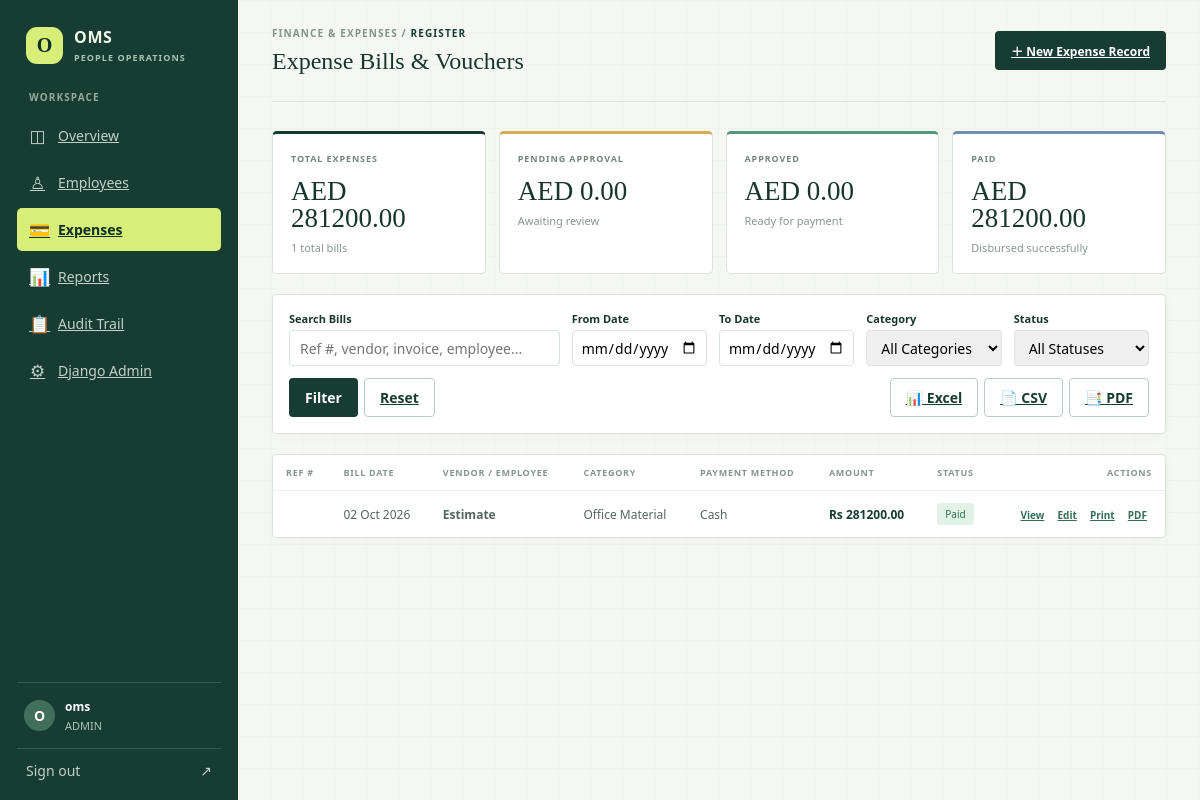
The app's page /expenses/ (signed in), older data.
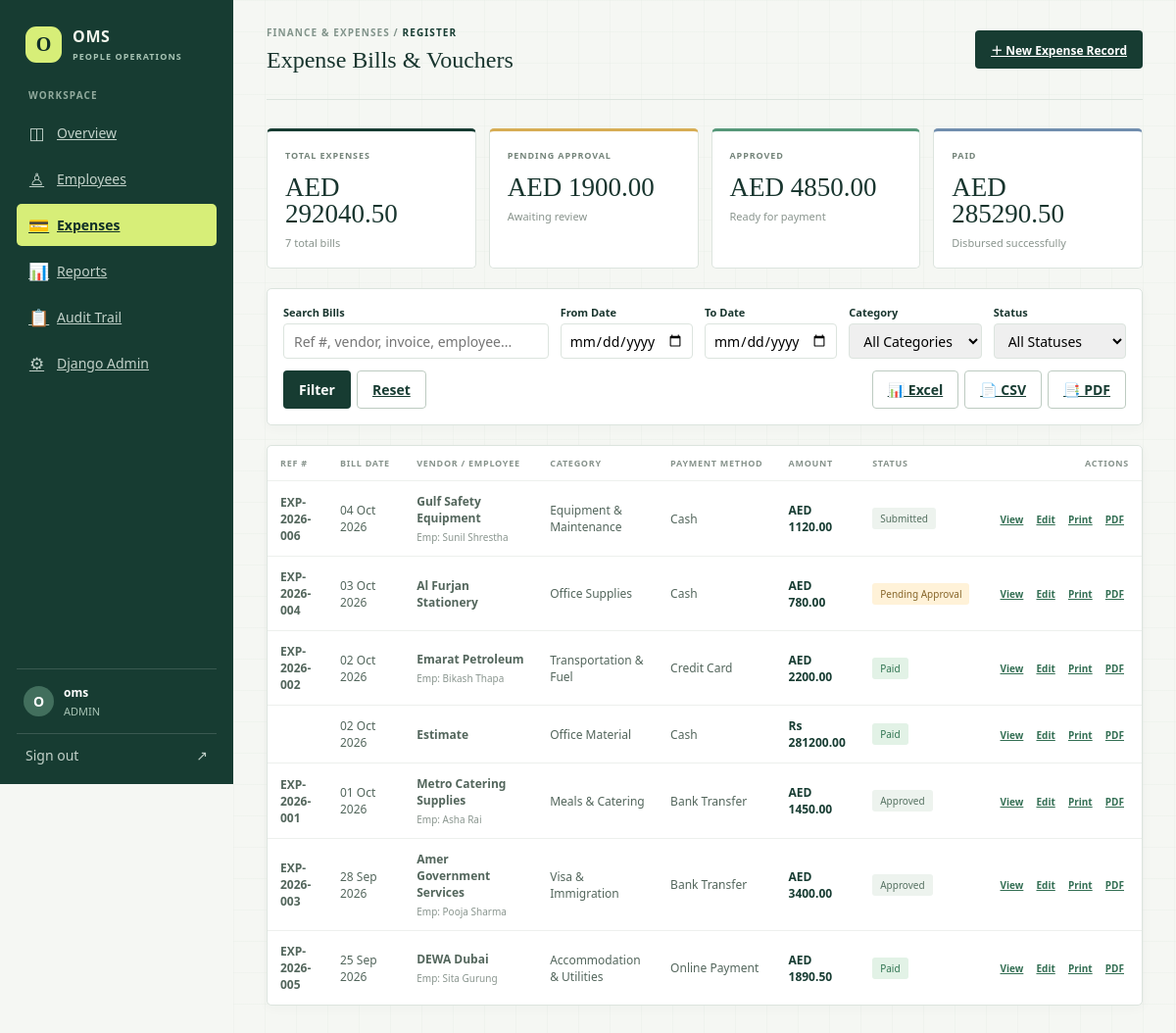
The same page, newer data.
### frontend/models.py (models this page shows, shortened)
class ExpenseRecord(models.Model):
    class Status(models.TextChoices):
        DRAFT = "draft", "Draft"
        SUBMITTED = "submitted", "Submitted"
        PENDING = "pending", "Pending Approval"
        APPROVED = "approved", "Approved"
        REJECTED = "rejected", "Rejected"
        PAID = "paid", "Paid"
        CANCELLED = "cancelled", "Cancelled"
        UNPAID = "unpaid", "Unpaid"
        OVERDUE = "overdue", "Overdue"
    class PaymentMethod(models.TextChoices):
        CASH = "cash", "Cash"
        BANK_TRANSFER = "bank_transfer", "Bank Transfer"
        CREDIT_CARD = "credit_card", "Credit Card"
        DEBIT_CARD = "debit_card", "Debit Card"
        CHEQUE = "cheque", "Cheque"
        ONLINE = "online", "Online Payment"
        OTHER = "other", "Other"
    reference_number = models.CharField(max_length=60, blank=True, db_index=True)
    employee = models.ForeignKey(
        Employee,
        on_delete=models.SET_NULL,
        null=True,
        blank=True,
        related_name="expenses",
    )
    department = models.ForeignKey(
        Department,
        on_delete=models.SET_NULL,
        null=True,
        blank=True,
        related_name="expenses",
    )
    category_ref = models.ForeignKey(
        ExpenseCategory,
        on_delete=models.SET_NULL,
        null=True,
        blank=True,
        related_name="expense_records",
    )
    category = models.CharField(max_length=120, blank=True)
    vendor_name = models.CharField(max_length=160, blank=True)
    description = models.CharField(max_length=240, blank=True)
    amount = models.DecimalField(max_digits=12, decimal_places=2, validators=[MinValueValidator(0)])
    currency = models.CharField(max_length=3, default="AED")
    bill_date = models.DateField(db_index=True)
    due_date = models.DateField(null=True, blank=True)
    paid_date = models.DateField(null=True, blank=True)
    payment_method = models.CharField(
        max_length=20,
        choices=PaymentMethod.choices,
        default=PaymentMethod.CASH,
    )
    invoice_number = models.CharField(max_length=60, blank=True)
    status = models.CharField(
        max_length=20,
        choices=Status.choices,
        default=Status.PENDING,
        db_index=True,
    )
    receipt_file = models.FileField(upload_to=expense_receipt_upload_path, blank=True)
    invoice_file = models.FileField(upload_to=expense_invoice_upload_path, blank=True)
    notes = models.TextField(blank=True)
    rejection_reason = models.TextField(blank=True)
    approved_by = models.ForeignKey(
        settings.AUTH_USER_MODEL,
        on_delete=models.SET_NULL,
        null=True,
        blank=True,
        related_name="approved_expenses",
    )
    approved_at = models.DateTimeField(null=True, blank=True)
    created_by = models.ForeignKey(
        settings.AUTH_USER_MODEL,
        on_delete=models.SET_NULL,
        null=True,
        blank=True,
        related_name="created_expense_records",
    )
    created_at = models.DateTimeField(auto_now_add=True)
    updated_at = models.DateTimeField(auto_now=True)
    class Meta:
        ordering = ["-bill_date", "-created_at"]

class Employee(models.Model):
    class Status(models.TextChoices):
        ACTIVE = "active", "Active"
        PENDING = "pending", "Pending"
        ON_LEAVE = "on_leave", "On leave"
        SUSPENDED = "suspended", "Suspended"
        RESIGNED = "resigned", "Resigned"
        TERMINATED = "terminated", "Terminated"
        RETIRED = "retired", "Retired"
        COMPLETED = "completed", "Completed"
    class Gender(models.TextChoices):
        MALE = "male", "Male"
        FEMALE = "female", "Female"
        OTHER = "other", "Other"
    class MaritalStatus(models.TextChoices):
        SINGLE = "single", "Single"
        MARRIED = "married", "Married"
        DIVORCED = "divorced", "Divorced"
        WIDOWED = "widowed", "Widowed"
        OTHER = "other", "Other"
    class EmploymentType(models.TextChoices):
        FULL_TIME = "full_time", "Full-time"
        PART_TIME = "part_time", "Part-time"
        CONTRACT = "contract", "Contract"
        PROBATION = "probation", "Probation"
        TEMPORARY = "temporary", "Temporary"
        INTERN = "intern", "Intern"
    employee_id = models.CharField(max_length=32, unique=True, db_index=True)
    first_name = models.CharField(max_length=80, blank=True)
    middle_name = models.CharField(max_length=80, blank=True)
    last_name = models.CharField(max_length=80, blank=True)
    full_name = models.CharField(max_length=160, db_index=True)
    date_of_birth = models.DateField(null=True, blank=True)
    gender = models.CharField(max_length=16, choices=Gender.choices, blank=True)
    nationality = models.CharField(max_length=80, blank=True, default="Nepali")
    marital_status = models.CharField(max_length=16, choices=MaritalStatus.choices, blank=True)
    profile_photo = models.FileField(upload_to=employee_photo_upload_path, blank=True)
    phone = models.CharField(max_length=32, db_index=True)
    email = models.EmailField(blank=True, db_index=True)
    emergency_contact_name = models.CharField(max_length=160, blank=True)
    emergency_contact_relationship = models.CharField(max_length=80, blank=True)
    emergency_contact_phone = models.CharField(max_length=32, blank=True)
    current_address = models.TextField(blank=True)
    permanent_address = models.TextField(blank=True)
    department = models.ForeignKey(
        Department,
        on_delete=models.SET_NULL,
        null=True,
        blank=True,
        related_name="employees",
    )
    designation = models.ForeignKey(
        Designation,
        on_delete=models.SET_NULL,
        null=True,
        blank=True,
        related_name="employees",
    )
    job_title = models.CharField(max_length=120, blank=True)
    employment_type = models.CharField(
        max_length=20,
        choices=EmploymentType.choices,
        default=EmploymentType.FULL_TIME,
    )
    joining_date = models.DateField(null=True, blank=True)
    contract_start_date = models.DateField(null=True, blank=True)
    contract_end_date = models.DateField(null=True, blank=True)
    salary = models.DecimalField(
        max_digits=12,
        decimal_places=2,
        null=True,
        blank=True,
        validators=[MinValueValidator(0)],
    )
    status = models.CharField(
        max_length=16,
        choices=Status.choices,
        default=Status.ACTIVE,
        db_index=True,
    )
    supervisor = models.ForeignKey(
        "self",
        on_delete=models.SET_NULL,
        null=True,
        blank=True,
        related_name="subordinates",
    )
    work_location = models.CharField(max_length=120, blank=True, default="Dubai, UAE")
    client_name = models.CharField(max_length=160, blank=True)
    origin_country = models.CharField(max_length=80, default="Nepal", blank=True)
    destination = models.CharField(max_length=100, default="Dubai, UAE", blank=True)
    citizenship_number = models.CharField(max_length=60, blank=True)
    passport_number = models.CharField(max_length=60, blank=True)
    pan_tax_number = models.CharField(max_length=60, blank=True)
    national_id_number = models.CharField(max_length=60, blank=True)
    created_by = models.ForeignKey(
        settings.AUTH_USER_MODEL,
        on_delete=models.SET_NULL,
        null=True,
        blank=True,
        related_name="managed_employees",
    )
    created_at = models.DateTimeField(auto_now_add=True)
    updated_at = models.DateTimeField(auto_now=True)
    class Meta:
        ordering = ["full_name", "employee_id"]

### frontend/views.py (the view, shortened to what this page needs)
# urls.py: path("expenses/", views.expense_list_view, name="expense-list"),
@login_required(login_url="login")
def expense_list_view(request):
    qs = ExpenseRecord.objects.select_related("employee", "department", "category_ref", "created_by", "approved_by").prefetch_related("items__product").all()
    search = request.GET.get("search", "").strip()
    start_date = request.GET.get("start_date")
    end_date = request.GET.get("end_date")
    if start_date:
        qs = qs.filter(bill_date__gte=start_date)
    if end_date:
        qs = qs.filter(bill_date__lte=end_date)
    employee_id = request.GET.get("employee")
    if employee_id:
        qs = qs.filter(employee_id=employee_id)
    department_id = request.GET.get("department")
    if department_id:
        qs = qs.filter(department_id=department_id)
    category_id = request.GET.get("category")
    if category_id:
        qs = qs.filter(category_ref_id=category_id)
    status = request.GET.get("status")
    if status:
        qs = qs.filter(status=status)
    payment_method = request.GET.get("payment_method")
    if payment_method:
        qs = qs.filter(payment_method=payment_method)
    total_amount = qs.aggregate(total=Sum("amount"))["total"] or Decimal("0.00")
    pending_total = qs.filter(status__in=[ExpenseRecord.Status.PENDING, ExpenseRecord.Status.SUBMITTED]).aggregate(total=Sum("amount"))["total"] or Decimal("0.00")
    approved_total = qs.filter(status=ExpenseRecord.Status.APPROVED).aggregate(total=Sum("amount"))["total"] or Decimal("0.00")
    paid_total = qs.filter(status=ExpenseRecord.Status.PAID).aggregate(total=Sum("amount"))["total"] or Decimal("0.00")
    rejected_total = qs.filter(status=ExpenseRecord.Status.REJECTED).aggregate(total=Sum("amount"))["total"] or Decimal("0.00")
    export_format = request.GET.get("export")
    if export_format == "csv":
        log_action(request.user, AuditLog.Action.EXPORT, ExpenseRecord(), f"Exported {qs.count()} expenses to CSV", request)
        return export_expenses_csv(qs)
    elif export_format == "excel":
        log_action(request.user, AuditLog.Action.EXPORT, ExpenseRecord(), f"Exported {qs.count()} expenses to Excel", request)
        return export_expenses_excel(qs)
    paginator = Paginator(qs, 20)
    page_number = request.GET.get("page")
    page_obj = paginator.get_page(page_number)
    employees = Employee.objects.all()
    departments = Department.objects.all()
    categories = ExpenseCategory.objects.all()
    return render(request, "expenses/expense_list.html", {
        "page_obj": page_obj,
        "expenses": page_obj.object_list,
        "employees": employees,
        "departments": departments,
        "categories": categories,
        "status_choices": ExpenseRecord.Status.choices,
        "payment_method_choices": ExpenseRecord.PaymentMethod.choices,
        "total_count": qs.count(),
        "total_amount": total_amount,
        "pending_total": pending_total,
        "approved_total": approved_total,
        "paid_total": paid_total,
        "rejected_total": rejected_total,
        "search": search,
        "start_date": start_date,
        "end_date": end_date,
        "current_employee": employee_id,
        "current_department": department_id,
        "current_category": category_id,
        "current_status": status,
        "current_payment_method": payment_method,
    })

### frontend/context_processors.py (called while the page is built)
def company_context(request):
    role = "admin"
    if request.user.is_authenticated:
        if hasattr(request.user, "profile"):
            role = request.user.profile.role
        elif request.user.is_superuser or request.user.is_staff:
            role = "admin"
        else:
            role = "employee"
    return {
        "COMPANY_NAME": os.environ.get("COMPANY_NAME", "OMS Operations"),
        "COMPANY_EMAIL": os.environ.get("COMPANY_EMAIL", "operations@oms.com"),
        "COMPANY_PHONE": os.environ.get("COMPANY_PHONE", "+971 4 000 0000"),
        "COMPANY_ADDRESS": os.environ.get("COMPANY_ADDRESS", "Dubai, United Arab Emirates"),
        "USER_ROLE": role,
    }

### frontend/templates/expenses/expense_list.html (shortened to what the changed rows need)
{% extends "partial/base.html" %}
{% load static %}
{% block content %}
<div class="app-shell">
	<main class="main-area">
		<header class="topbar">
			<div>
				<h1>Expense Bills & Vouchers</h1>
			</div>
		</header>
		<div class="stat-grid" style="grid-template-columns: repeat(4, 1fr); margin-bottom: 20px;">
			<article class="stat-card" style="border-top: 3px solid #173c32;">
				<span class="stat-label">TOTAL EXPENSES</span>
				<strong>AED {{ total_amount|floatformat:2 }}</strong>
				<span class="stat-note">{{ total_count }} total bills</span>
			</article>
			<article class="stat-card" style="border-top: 3px solid #d7ad54;">
				<span class="stat-label">PENDING APPROVAL</span>
				<strong>AED {{ pending_total|floatformat:2 }}</strong>
				<span class="stat-note">Awaiting review</span>
			</article>
			<article class="stat-card" style="border-top: 3px solid #569879;">
				<span class="stat-label">APPROVED</span>
				<strong>AED {{ approved_total|floatformat:2 }}</strong>
				<span class="stat-note">Ready for payment</span>
			</article>
			<article class="stat-card" style="border-top: 3px solid #718eae;">
				<span class="stat-label">PAID</span>
				<strong>AED {{ paid_total|floatformat:2 }}</strong>
				<span class="stat-note">Disbursed successfully</span>
			</article>
		</div>
		<section class="panel">
			<div class="table-wrap">
				<table>
					<thead>
						<tr>
							<th>REF #</th>
							<th>BILL DATE</th>
							<th>VENDOR / EMPLOYEE</th>
							<th>CATEGORY</th>
							<th>PAYMENT METHOD</th>
							<th>AMOUNT</th>
							<th>STATUS</th>
							<th style="text-align: right;">ACTIONS</th>
						</tr>
					</thead>
					<tbody>
						{% for exp in expenses %}
						<tr>
							<td>
								<a href="{% url 'expense-detail' exp.pk %}" style="color: inherit; text-decoration: none;">
									<strong>{{ exp.reference_number }}</strong>
								</a>
							</td>
							<td>{{ exp.bill_date|date:"d M Y" }}</td>
							<td>
								<strong>{{ exp.vendor_name|default:"—" }}</strong>
								{% if exp.employee %}<span class="table-secondary">Emp: {{ exp.employee.full_name }}</span>{% endif %}
							</td>
							<td>{{ exp.category|default:"General" }}</td>
							<td>{{ exp.get_payment_method_display }}</td>
							<td><strong style="color: var(--forest);">{{ exp.currency }} {{ exp.amount|floatformat:2 }}</strong></td>
							<td><span class="status-badge status-{{ exp.status }}">{{ exp.get_status_display }}</span></td>
							<td style="text-align: right; white-space: nowrap;">
								<a class="row-action" href="{% url 'expense-detail' exp.pk %}">View</a>
								<a class="row-action" href="{% url 'expense-edit' exp.pk %}">Edit</a>
								<a class="row-action" href="{% url 'expense-print' exp.pk %}" target="_blank">Print</a>
								<a class="row-action" href="{% url 'expense-pdf' exp.pk %}">PDF</a>
							</td>
						</tr>
						{% empty %}
						<tr><td colspan="8" class="empty-cell">No expense records match the specified filters.</td></tr>
						{% endfor %}
					</tbody>
				</table>
			</div>
		</section>
	</main>
</div>
{% endblock %}

Row changes from the older to the newer data that the page shows:
added ExpenseRecord: reference_number "EXP-2026-006", bill_date "04 Oct 2026", vendor_name "Gulf Safety Equipment", employee.full_name "Sunil Shrestha", category "Equipment & Maintenance", payment_method "Cash", currency "AED", amount "1120.00", status "Submitted"
added ExpenseRecord: reference_number "EXP-2026-004", bill_date "03 Oct 2026", vendor_name "Al Furjan Stationery", category "Office Supplies", payment_method "Cash", currency "AED", amount "780.00", status "Pending Approval"
added ExpenseRecord: reference_number "EXP-2026-002", bill_date "02 Oct 2026", vendor_name "Emarat Petroleum", employee.full_name "Bikash Thapa", category "Transportation & Fuel", payment_method "Credit Card", currency "AED", amount "2200.00", status "Paid"
added ExpenseRecord: reference_number "EXP-2026-001", bill_date "01 Oct 2026", vendor_name "Metro Catering Supplies", employee.full_name "Asha Rai", category "Meals & Catering", payment_method "Bank Transfer", currency "AED", amount "1450.00", status "Approved"
added ExpenseRecord: reference_number "EXP-2026-003", bill_date "28 Sep 2026", vendor_name "Amer Government Services", employee.full_name "Pooja Sharma", category "Visa & Immigration", payment_method "Bank Transfer", currency "AED", amount "3400.00", status "Approved"
added ExpenseRecord: reference_number "EXP-2026-005", bill_date "25 Sep 2026", vendor_name "DEWA Dubai", employee.full_name "Sita Gurung", category "Accommodation & Utilities", payment_method "Online Payment", currency "AED", amount "1890.50", status "Paid"
Text that changed along with them:
{{ total_amount|floatformat:2 }}: "281200.00" → "292040.50"
{{ total_count }}: "1" → "7"
{{ pending_total|floatformat:2 }}: "0.00" → "1900.00"
{{ approved_total|floatformat:2 }}: "0.00" → "4850.00"
{{ paid_total|floatformat:2 }}: "281200.00" → "285290.50"
